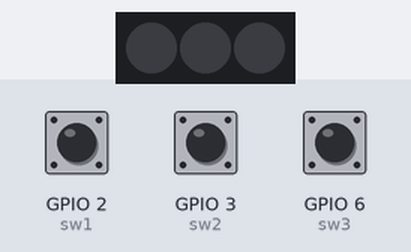
The program below on a simulated ESP32 board running MicroPython. Parts: 3 RGB LEDs in strip order, left to right. The inputs (shaded band) are chosen by the test bench; at power-on: GPIO 2 (sw1) HIGH, GPIO 3 (sw2) HIGH, GPIO 6 (sw3) HIGH. Dim RGB values are drawn brighter than linear.

Above: at 1.2 s.
1.3 s: GPIO 2 (sw1) pulled LOW for 1.2 s
At 2.8 s:
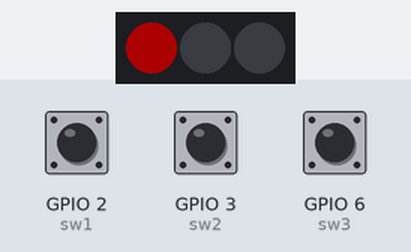
4.5 s: GPIO 3 (sw2) pulled LOW for 1.2 s
At 5.8 s:
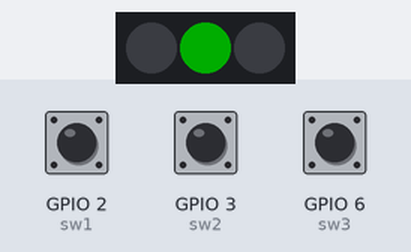
7.5 s: GPIO 6 (sw3) pulled LOW for 1.2 s
At 8.7 s:
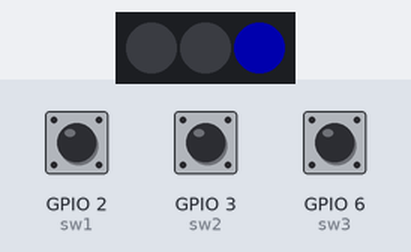
10.5 s: GPIO 6 (sw3) pulled LOW for 3.2 s
At 14.6 s:
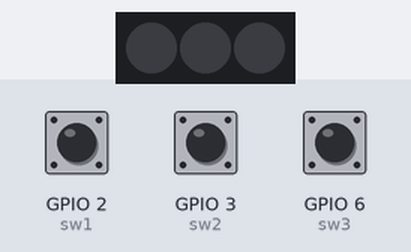
15.5 s: GPIO 2 (sw1) pulled LOW for 3.2 s
At 17.3 s:
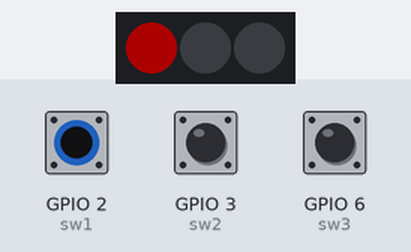
Timing chart, 0 to 20.5 s (numbered marks = the images above; inputs shaded):
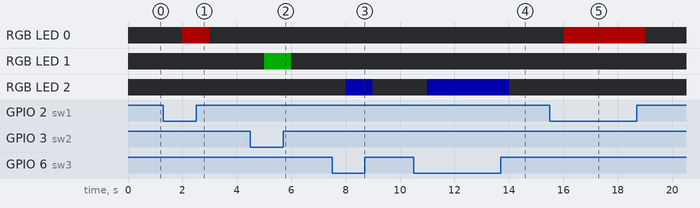

Measured:
- after the input at 1.3 s, RGB LED 0: off → RGB(50, 0, 0) after 0.70 s, → off 1.0 s later
- after the input at 4.5 s, RGB LED 1: off → RGB(0, 50, 0) after 0.50 s, → off 1.0 s later
- after the input at 7.5 s, RGB LED 2: off → RGB(0, 0, 50) after 0.50 s, → off 1.0 s later
- after the input at 10.5 s, RGB LED 2: off → RGB(0, 0, 50) after 0.51 s, → off 3.0 s later
- after the input at 15.5 s, RGB LED 0: off → RGB(50, 0, 0) after 0.51 s, → off 3.0 s later

The program:

sw-ex1.py
```python
#　0P01023 -  ピョー　ウェイ　ソー

from machine import Pin
from neopixel import NeoPixel
import time

# declaration on switches

## GPIO PIN Number
SW1 = 2
SW2 = 3
SW3 = 6

sw1 = Pin(SW1, Pin.IN)
sw2 = Pin(SW2, Pin.IN)
sw3 = Pin(SW3, Pin.IN)


# about LEDs

## GPIO PIN Number
LED = 10

led = NeoPixel(Pin(LED, Pin.OUT), 3)


# Variable for Led_color

RED   = (50, 0, 0)
GREEN = (0, 50, 0)
BLUE  = (0, 0, 50)


# function for Led_off

def off():
    for i in range(3):
        led[i] = (0, 0, 0)
    led.write()

# Task loop

while True:
    sw1_value = sw1.value()
    sw2_value = sw2.value()
    sw3_value = sw3.value()

    off()

    if   sw1_value == 0 :
             led[0] = RED


    elif sw2_value == 0 :
             led[1] = GREEN


    elif sw3_value == 0 :
             led[2] = BLUE

    led.write()
    time.sleep(1)
```
